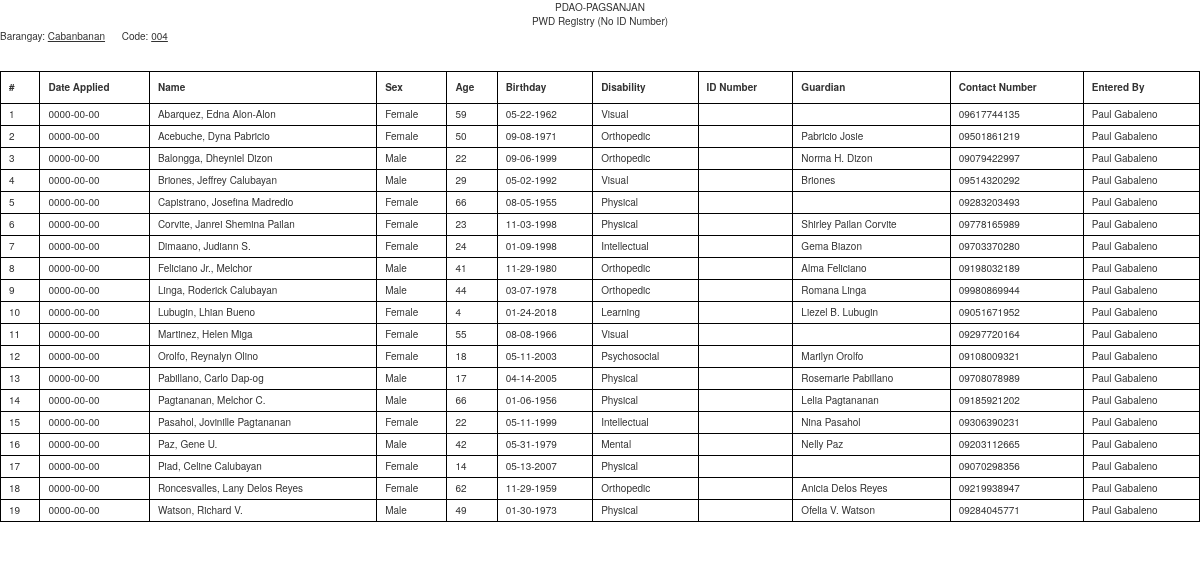
The page /admin/barangay-summary-report-no-number.php?barangay-summary=Cabanbanan on the database its author committed.
### tables this page shows
CREATE TABLE `pwd_table` (
  `pwd_id` int(11) NOT NULL,
  `pwd_number` varchar(255) NOT NULL,
  `pwd_lastname` varchar(255) NOT NULL,
  `pwd_firstname` varchar(255) NOT NULL,
  `pwd_middlename` varchar(255) NOT NULL,
  `pwd_suffix` varchar(255) DEFAULT NULL,
  `date_applied` date NOT NULL,
  `pwd_birthday` date DEFAULT NULL,
  `pwd_age` int(11) NOT NULL,
  `pwd_birthplace` varchar(255) NOT NULL,
  `pwd_sex` varchar(255) NOT NULL,
  `pwd_religion` varchar(255) NOT NULL,
  `pwd_ethnic_group` varchar(255) NOT NULL,
  `pwd_civil_status` varchar(255) NOT NULL,
  `pwd_blood_type` varchar(255) NOT NULL,
  `pwd_disability_type` varchar(255) NOT NULL,
  `pwd_disability_cause` varchar(255) NOT NULL,
  `pwd_house_street` varchar(255) NOT NULL,
  `pwd_barangay` varchar(255) NOT NULL,
  `pwd_landline` varchar(255) DEFAULT NULL,
  `pwd_mobile` varchar(11) DEFAULT NULL,
  `pwd_email` varchar(255) DEFAULT NULL,
  `pwd_education` varchar(255) NOT NULL,
  `pwd_employment_status` varchar(255) NOT NULL,
  `pwd_occupation` varchar(255) NOT NULL,
  `pwd_employment_category` varchar(255) DEFAULT NULL,
  `pwd_employment_type` varchar(255) DEFAULT NULL,
  `pwd_organization` varchar(255) DEFAULT NULL,
  `pwd_organization_contact` varchar(255) DEFAULT NULL,
  `pwd_organization_address` varchar(255) DEFAULT NULL,
  `pwd_organization_telephone` varchar(255) DEFAULT NULL,
  `pwd_sss` varchar(255) DEFAULT NULL,
  `pwd_gsis` varchar(255) DEFAULT NULL,
  `pwd_pagibig` varchar(255) DEFAULT NULL,
  `pwd_philhealth` varchar(255) DEFAULT NULL,
  `pwd_father_lastname` varchar(255) DEFAULT NULL,
  `pwd_father_firstname` varchar(255) DEFAULT NULL,
  `pwd_father_middlename` varchar(255) DEFAULT NULL,
  `pwd_mother_lastname` varchar(255) DEFAULT NULL,
  `pwd_mother_firstname` varchar(255) DEFAULT NULL,
  `pwd_mother_middlename` varchar(255) DEFAULT NULL,
  `pwd_guardian_lastname` varchar(255) DEFAULT NULL,
  `pwd_guardian_firstname` varchar(255) DEFAULT NULL,
  `pwd_guardian_middlename` varchar(255) DEFAULT NULL,
  `pwd_guardian_contact` varchar(255) DEFAULT NULL,
  `accomplished_lastname` varchar(255) NOT NULL,
  `accomplished_firstname` varchar(255) NOT NULL,
  `accomplished_middlename` varchar(255) NOT NULL,
  `reporting_unit` varchar(255) DEFAULT NULL,
  `registration_number` varchar(255) DEFAULT NULL,
  `pwd_living` varchar(255) NOT NULL,
  `pwd_spouse_name` varchar(255) DEFAULT NULL,
  `pwd_spouse_age` int(11) DEFAULT NULL,
  `pwd_support` varchar(255) DEFAULT NULL,
  `pwd_pensioner` varchar(255) DEFAULT NULL,
  `pwd_pensioner_type` varchar(255) DEFAULT NULL,
  `pwd_pension_monthly` varchar(255) DEFAULT NULL,
  `pwd_income_source` varchar(255) NOT NULL,
  `pwd_income_monthly` varchar(255) DEFAULT NULL,
  `interviewed_by` varchar(255) NOT NULL,
  `pwd_remarks` mediumtext,
  `pwd_accessibility` varchar(255) DEFAULT NULL,
  `pwd_services` varchar(255) DEFAULT NULL,
  `pwd_disability_cause_others` varchar(255) DEFAULT NULL
);

### admin/barangay-summary-report-no-number.php (the view, shortened to what this page needs)
<?php
  require_once "../controller.php";
  if (isset($_GET['barangay-summary'])) {
  	$barangay = $_GET['barangay-summary'];
  }
?>
<!DOCTYPE html>
<html>
<head>
  	<link rel="stylesheet" type="text/css" href="../plugins/bootstrap/css/bootstrap.min.css">
</head>
<body>
	<?php
		if ($barangay == "Anibong") {
			$code = "001";
		}
		elseif($barangay == "Biñan"){
			$code = "002";
		}
		elseif($barangay == "Buboy"){
			$code = "003";
		}
		elseif($barangay == "Cabanbanan"){
			$code = "004";
		}
		elseif($barangay == "Calusiche"){
			$code = "005";
		}
		elseif($barangay == "Dingin"){
			$code = "006";
		}
		elseif($barangay == "Lambac"){
			$code = "007";
		}
		elseif($barangay == "Layugan"){
			$code = "008";
		}
		elseif($barangay == "Magdapio"){
			$code = "009";
		}
		elseif($barangay == "Maulawin"){
			$code = "010";
		}
		elseif($barangay == "Pinagsanjan"){
			$code = "011";
		}
		elseif($barangay == "Barangay I"){
			$code = "012";
		}
		elseif($barangay == "Barangay II"){
			$code = "013";
		}
		elseif($barangay == "Sabang"){
			$code = "014";
		}
		elseif($barangay == "Sampaloc"){
			$code = "015";
		}
		elseif($barangay == "San Isidro"){
			$code = "016";
		}
	?>
<div class="container-fluid ">
	<div class="row">
		<div class="col-12 text-center">
			PDAO-PAGSANJAN<br>
			PWD Registry (No ID Number)
		</div>
	</div>
	<div class="row pb-5">
		<div class="col-12">
			Barangay: <u><?php echo $barangay; ?></u> &nbsp;&nbsp;&nbsp;&nbsp; Code: <u><?php echo $code; ?></u>
			<br><br><br>
		</div>
	</div>
	<div class="row">
		<div class="table-responsive">
		<table class="differentTable table">
			<tr>
				<th>#</th>
				<th>Date Applied</th>
				<th>Name</th>
				<th>Sex</th>
				<th>Age</th>
				<th>Birthday</th>
				<th>Disability</th>
				<th>ID Number</th>
				<th>Guardian</th>
				<th>Contact Number</th>
				<th>Entered By</th>
			</tr>
			<tbody>
			<?php
				$result = mysqli_query($con, "SELECT * FROM pwd_table where pwd_barangay='$barangay' and pwd_number='' ORDER BY pwd_lastname ASC");
				$count = 1;
				while ($col = mysqli_fetch_assoc($result)) {
					$bday = date('m-d-Y', strtotime($col['pwd_birthday']));
			?>
				<tr>
					<td><?php echo $count;?></td>
					<td><?php echo $col['date_applied'];?></td>
					<td>
									<?php
										$suffix = $col['pwd_suffix'];
										if ($suffix != '') {
											echo $col['pwd_lastname']." ".$col['pwd_suffix'].", ". $col['pwd_firstname']. " ".$col['pwd_middlename'];
										}
										else{
											echo $col['pwd_lastname'].", ". $col['pwd_firstname']. " ".$col['pwd_middlename'];
										}
									?>
								</td>
					<td><?php echo $col['pwd_sex'];?></td>
					<td><?php
							if ($col['pwd_age'] == 0) {
							}
							else{
								echo $col['pwd_age'];
							}
						?>
					</td>
					<td><?php
							if ($bday == "01-01-1970") {
							}
							else{
								echo $bday;
							}
						?>
					</td>
					<?php
						$chop_disability = explode(",",$col['pwd_disability_type']);
						$formal_disability = implode(", ",$chop_disability);
					?>
					<td><?php echo $formal_disability;?></td>
					<td><?php echo $col['pwd_number'];?></td>
					<?php
					$pwd_father_lastname = $col['pwd_father_lastname'];
					$pwd_father_firstname = $col['pwd_father_firstname'];
					$pwd_father_middlename = $col['pwd_father_middlename'];
					$father_fullname = $pwd_father_firstname." ".$pwd_father_middlename." ".$pwd_father_lastname;
					$pwd_mother_lastname = $col['pwd_mother_lastname'];
					$pwd_mother_firstname = $col['pwd_mother_firstname'];
					$pwd_mother_middlename = $col['pwd_mother_middlename'];
					$mother_fullname = $pwd_mother_firstname." ".$pwd_mother_middlename." ".$pwd_mother_lastname;
					$pwd_guardian_lastname = $col['pwd_guardian_lastname'];
					$pwd_guardian_firstname = $col['pwd_guardian_firstname'];
					$pwd_guardian_middlename = $col['pwd_guardian_middlename'];
					$guardian_fullname = $pwd_guardian_firstname." ".$pwd_guardian_middlename." ".$pwd_guardian_lastname;
					if ($pwd_guardian_lastname == "") {
						if ($pwd_mother_lastname == "") {
							if ($pwd_father_lastname =="") {
								$pwd_parent = "";
							}
							else{
								$pwd_parent = $father_fullname;
							}
						}
						else{
							$pwd_parent = $mother_fullname;
						}
					}
					else{
						$pwd_parent = $guardian_fullname;
					}
					?>
					<td><?php echo $pwd_parent;?></td>
					<td><?php echo $col['pwd_mobile'];?></td>
					<td><?php echo $col['interviewed_by'];?></td>
				</tr>
			<?php $count++; }?>
			</tbody>
		</table>
		</div>
	</div>
</div>
</body>
</html>

### admin/barangay-summary-report-no-number.php (style rules this page uses)
* { -webkit-print-color-adjust: exact !important; color-adjust: exact !important; font-size: 10px; }
.differentTable, .differentTable td, .differentTable th, .differentTable tbody { border: 1px solid black !important; }
td { line-height: 5px !important; min-height: 5px !important; height: 5px !important; }

### rows shown on the page
pwd_table: date_applied "0000-00-00", pwd_lastname "Abarquez", pwd_firstname "Edna", pwd_middlename "Alon-Alon", pwd_sex "Female", pwd_age "59", pwd_birthday "05-22-1962", pwd_disability_type "Visual", pwd_mobile "09617744135", interviewed_by "Paul Gabaleno"
pwd_table: date_applied "0000-00-00", pwd_lastname "Acebuche", pwd_firstname "Dyna", pwd_middlename "Pabricio", pwd_sex "Female", pwd_age "50", pwd_birthday "09-08-1971", pwd_disability_type "Orthopedic", pwd_parent "Pabricio Josie", pwd_mobile "09501861219", interviewed_by "Paul Gabaleno"
pwd_table: date_applied "0000-00-00", pwd_lastname "Balongga", pwd_firstname "Dheyniel", pwd_middlename "Dizon", pwd_sex "Male", pwd_age "22", pwd_birthday "09-06-1999", pwd_disability_type "Orthopedic", pwd_parent "Norma H. Dizon", pwd_mobile "09079422997", interviewed_by "Paul Gabaleno"
pwd_table: date_applied "0000-00-00", pwd_lastname "Briones", pwd_firstname "Jeffrey", pwd_middlename "Calubayan", pwd_sex "Male", pwd_age "29", pwd_birthday "05-02-1992", pwd_disability_type "Visual", pwd_parent "Briones", pwd_mobile "09514320292", interviewed_by "Paul Gabaleno"
pwd_table: date_applied "0000-00-00", pwd_lastname "Capistrano", pwd_firstname "Josefina", pwd_middlename "Madredio", pwd_sex "Female", pwd_age "66", pwd_birthday "08-05-1955", pwd_disability_type "Physical", pwd_mobile "09283203493", interviewed_by "Paul Gabaleno"
pwd_table: date_applied "0000-00-00", pwd_lastname "Corvite", pwd_firstname "Janrei Shemina", pwd_middlename "Pailan", pwd_sex "Female", pwd_age "23", pwd_birthday "11-03-1998", pwd_disability_type "Physical", pwd_parent "Shirley Pailan Corvite", pwd_mobile "09778165989", interviewed_by "Paul Gabaleno"
pwd_table: date_applied "0000-00-00", pwd_lastname "Dimaano", pwd_firstname "Judiann", pwd_middlename "S.", pwd_sex "Female", pwd_age "24", pwd_birthday "01-09-1998", pwd_disability_type "Intellectual", pwd_parent "Gema Biazon", pwd_mobile "09703370280", interviewed_by "Paul Gabaleno"
pwd_table: date_applied "0000-00-00", pwd_lastname "Feliciano", pwd_suffix "Jr.", pwd_firstname "Melchor", pwd_sex "Male", pwd_age "41", pwd_birthday "11-29-1980", pwd_disability_type "Orthopedic", pwd_parent "Alma Feliciano", pwd_mobile "09198032189", interviewed_by "Paul Gabaleno"
pwd_table: date_applied "0000-00-00", pwd_lastname "Linga", pwd_firstname "Roderick", pwd_middlename "Calubayan", pwd_sex "Male", pwd_age "44", pwd_birthday "03-07-1978", pwd_disability_type "Orthopedic", pwd_parent "Romana Linga", pwd_mobile "09980869944", interviewed_by "Paul Gabaleno"
pwd_table: date_applied "0000-00-00", pwd_lastname "Lubugin", pwd_firstname "Lhian", pwd_middlename "Bueno", pwd_sex "Female", pwd_age "4", pwd_birthday "01-24-2018", pwd_disability_type "Learning", pwd_parent "Liezel B. Lubugin", pwd_mobile "09051671952", interviewed_by "Paul Gabaleno"
pwd_table: date_applied "0000-00-00", pwd_lastname "Martinez", pwd_firstname "Helen", pwd_middlename "Miga", pwd_sex "Female", pwd_age "55", pwd_birthday "08-08-1966", pwd_disability_type "Visual", pwd_mobile "09297720164", interviewed_by "Paul Gabaleno"
pwd_table: date_applied "0000-00-00", pwd_lastname "Orolfo", pwd_firstname "Reynalyn", pwd_middlename "Olino", pwd_sex "Female", pwd_age "18", pwd_birthday "05-11-2003", pwd_disability_type "Psychosocial", pwd_parent "Marilyn Orolfo", pwd_mobile "09108009321", interviewed_by "Paul Gabaleno"
pwd_table: date_applied "0000-00-00", pwd_lastname "Pabillano", pwd_firstname "Carlo", pwd_middlename "Dap-og", pwd_sex "Male", pwd_age "17", pwd_birthday "04-14-2005", pwd_disability_type "Physical", pwd_parent "Rosemarie Pabillano", pwd_mobile "09708078989", interviewed_by "Paul Gabaleno"
pwd_table: date_applied "0000-00-00", pwd_lastname "Pagtananan", pwd_firstname "Melchor", pwd_middlename "C.", pwd_sex "Male", pwd_age "66", pwd_birthday "01-06-1956", pwd_disability_type "Physical", pwd_parent "Lelia Pagtananan", pwd_mobile "09185921202", interviewed_by "Paul Gabaleno"
pwd_table: date_applied "0000-00-00", pwd_lastname "Pasahol", pwd_firstname "Jovinille", pwd_middlename "Pagtananan", pwd_sex "Female", pwd_age "22", pwd_birthday "05-11-1999", pwd_disability_type "Intellectual", pwd_parent "Nina Pasahol", pwd_mobile "09306390231", interviewed_by "Paul Gabaleno"
pwd_table: date_applied "0000-00-00", pwd_lastname "Paz", pwd_firstname "Gene", pwd_middlename "U.", pwd_sex "Male", pwd_age "42", pwd_birthday "05-31-1979", pwd_disability_type "Mental", pwd_parent "Nelly Paz", pwd_mobile "09203112665", interviewed_by "Paul Gabaleno"
pwd_table: date_applied "0000-00-00", pwd_lastname "Piad", pwd_firstname "Celine", pwd_middlename "Calubayan", pwd_sex "Female", pwd_age "14", pwd_birthday "05-13-2007", pwd_disability_type "Physical", pwd_mobile "09070298356", interviewed_by "Paul Gabaleno"
pwd_table: date_applied "0000-00-00", pwd_lastname "Roncesvalles", pwd_firstname "Lany", pwd_middlename "Delos Reyes", pwd_sex "Female", pwd_age "62", pwd_birthday "11-29-1959", pwd_disability_type "Orthopedic", pwd_parent "Anicia Delos Reyes", pwd_mobile "09219938947", interviewed_by "Paul Gabaleno"
pwd_table: date_applied "0000-00-00", pwd_lastname "Watson", pwd_firstname "Richard", pwd_middlename "V.", pwd_sex "Male", pwd_age "49", pwd_birthday "01-30-1973", pwd_disability_type "Physical", pwd_parent "Ofelia V. Watson", pwd_mobile "09284045771", interviewed_by "Paul Gabaleno"

### other values the page prints
$barangay "Cabanbanan"
$code "004"
